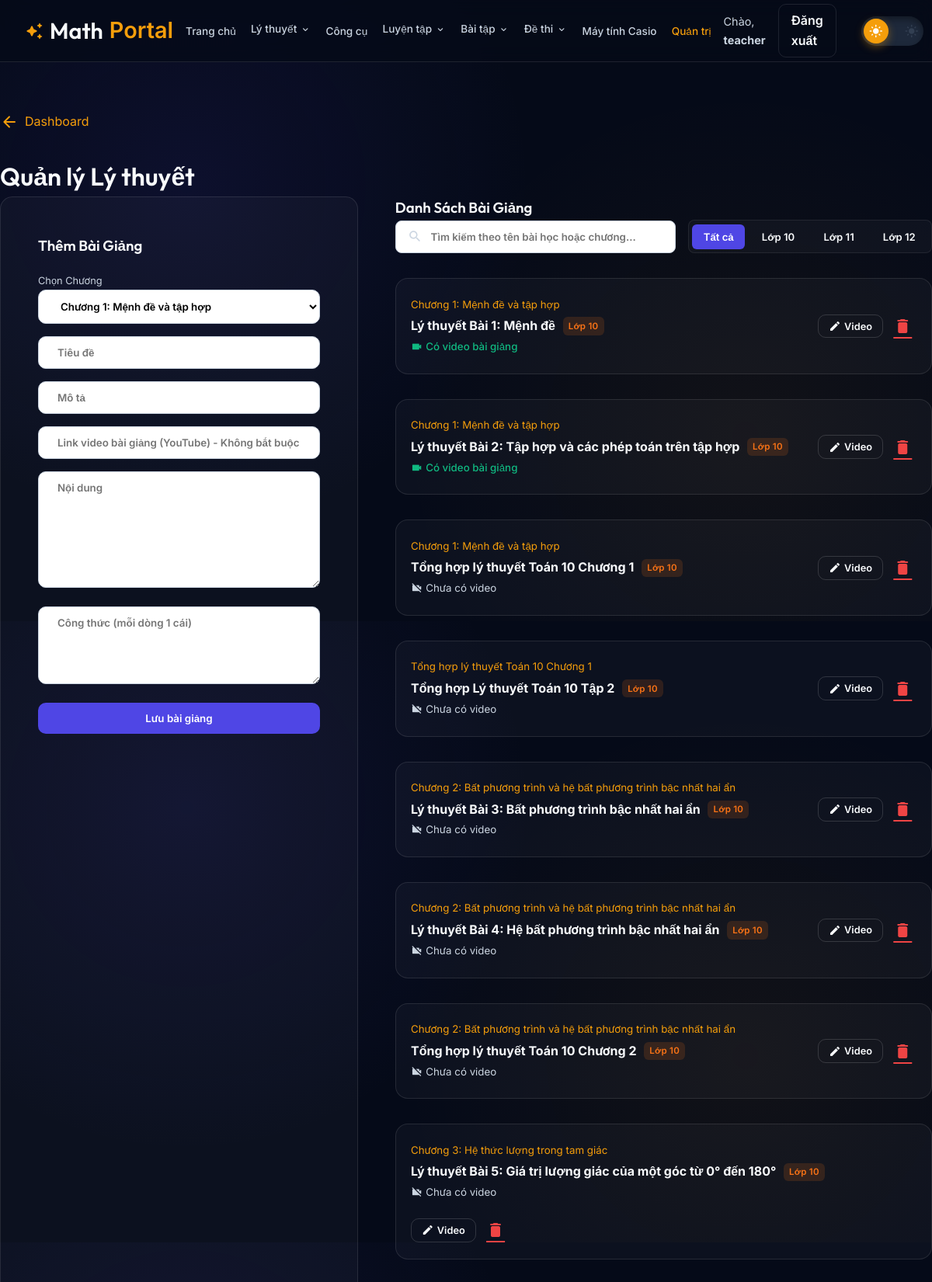
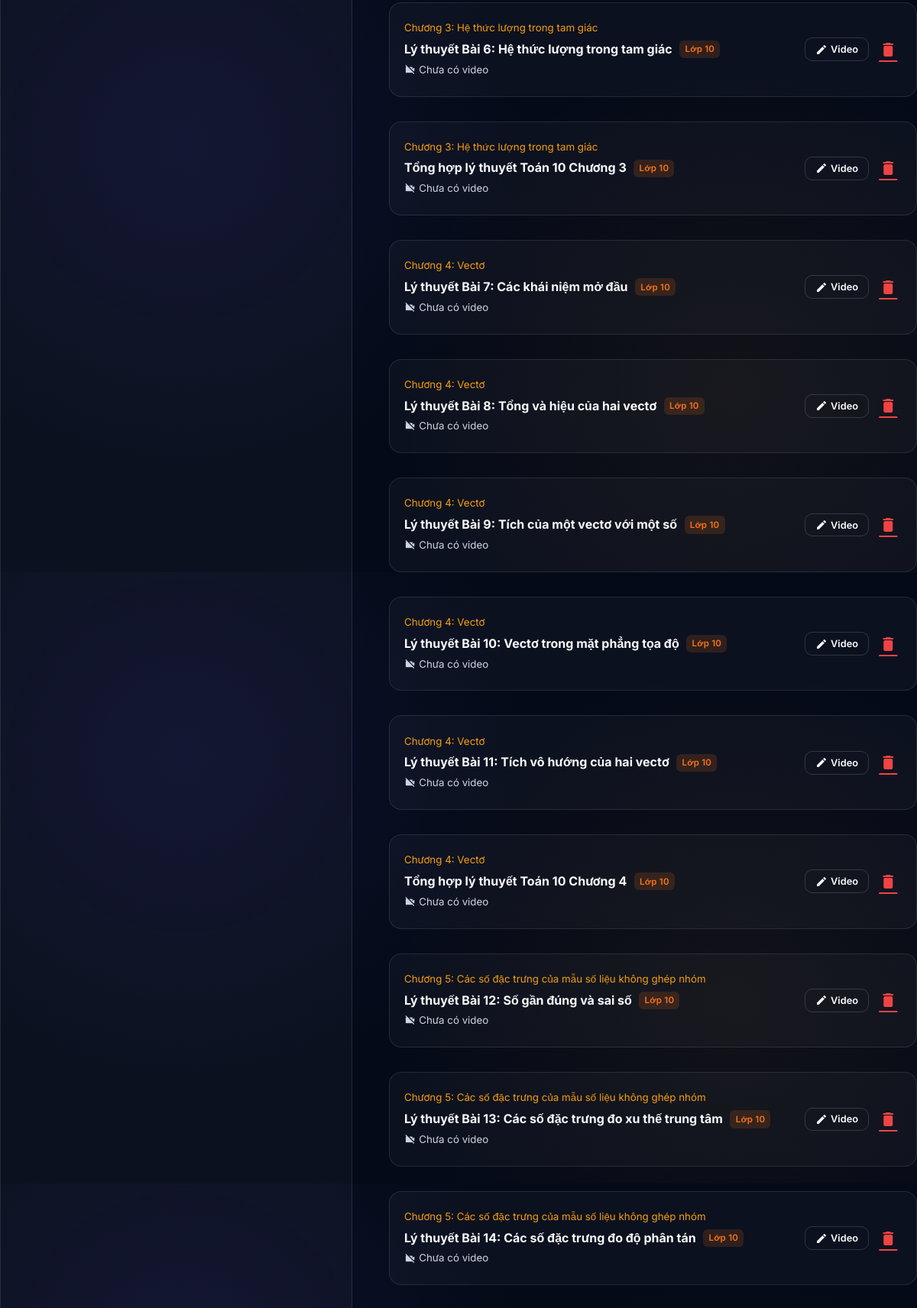
The page /admin/manage_theory.php (signed in, upper part) on the database its author committed (2 pictures, top to bottom).
### tables this page shows
CREATE TABLE `topics` (
  `id` int(11) NOT NULL,
  `chapter_id` int(11) NOT NULL,
  `topic_id_str` varchar(100) NOT NULL,
  `title` varchar(255) NOT NULL,
  `description` text DEFAULT NULL,
  `theory` longtext DEFAULT NULL,
  `video_url` varchar(255) DEFAULT NULL
);

CREATE TABLE `chapters` (
  `id` int(11) NOT NULL,
  `chapter_key` varchar(50) NOT NULL,
  `title` varchar(255) NOT NULL,
  `icon` varchar(50) NOT NULL,
  `grade` int(11) NOT NULL DEFAULT 12
);

### admin/manage_theory.php (the view, shortened to what this page needs)
<?php
require_once '../includes/functions.php';
$chapters = $pdo->query("SELECT * FROM chapters")->fetchAll();
$topics = $pdo->query("SELECT t.*, c.title as chapter_title, c.grade FROM topics t JOIN chapters c ON t.chapter_id = c.id ORDER BY c.grade ASC, c.id ASC, t.id ASC")->fetchAll();
include '../includes/header.php';
?>
<main class="container" style="padding: 4rem 0;">
    <a href="dashboard.php" style="color: var(--accent); text-decoration: none; display: flex; align-items: center; gap: 0.5rem; margin-bottom: 2rem;">
        <span class="material-icons-round">arrow_back</span> Dashboard
    </a>
    <h1>Quản lý Lý thuyết</h1>
    <div style="display: grid; grid-template-columns: 1fr 1.5fr; gap: 3rem;">
        <section class="content-wrapper" style="margin: 0;">
            <h3>Thêm Bài Giảng</h3>
            <form method="POST">
                <div style="margin: 1rem 0;">
                    <label style="font-size: 0.8rem; color: var(--text-muted);">Chọn Chương</label>
                    <select name="chapter_id" class="btn btn-outline" style="width: 100%; text-align: left;">
                        <?php foreach($chapters as $c): ?>
                            <option value="<?php echo $c['id']; ?>"><?php echo $c['title']; ?></option>
                        <?php endforeach; ?>
                    </select>
                </div>
                <input type="text" name="title" placeholder="Tiêu đề" required class="btn btn-outline" style="width: 100%; margin-bottom: 1rem;">
                <input type="text" name="description" placeholder="Mô tả" required class="btn btn-outline" style="width: 100%; margin-bottom: 1rem;">
                <input type="text" name="video_url" placeholder="Link video bài giảng (YouTube) - Không bắt buộc" class="btn btn-outline" style="width: 100%; margin-bottom: 1rem;">
                <textarea name="theory" placeholder="Nội dung" required class="btn btn-outline" style="width: 100%; min-height: 150px; margin-bottom: 1rem;"></textarea>
                <textarea name="formulas" placeholder="Công thức (mỗi dòng 1 cái)" required class="btn btn-outline" style="width: 100%; min-height: 100px; margin-bottom: 1rem;"></textarea>
                <button type="submit" name="add_topic" class="btn btn-primary" style="width: 100%;">Lưu bài giảng</button>
            </form>
        </section>
        <section>
            <h3>Danh Sách Bài Giảng</h3>
            <div style="display: flex; gap: 1rem; margin-bottom: 1.5rem; flex-wrap: wrap; align-items: center;">
                <div style="position: relative; flex-grow: 1; min-width: 250px;">
                    <span class="material-icons-round" style="position: absolute; left: 1rem; top: 50%; transform: translateY(-50%); color: var(--text-muted); font-size: 1.2rem;">search</span>
                    <input type="text" id="theory-search" oninput="applyFilters()" placeholder="Tìm kiếm theo tên bài học hoặc chương..." class="btn btn-outline" style="width: 100%; text-align: left; padding-left: 2.8rem; background: rgba(0,0,0,0.25); height: 42px; border-radius: 8px;">
                </div>
                <div style="display: flex; gap: 0.4rem; background: rgba(255,255,255,0.03); padding: 0.3rem; border-radius: 8px; border: 1px solid rgba(255,255,255,0.08);" class="filter-pills">
                    <button onclick="filterGrade('all', this)" class="btn btn-primary filter-pill active" style="padding: 0.4rem 0.9rem; font-size: 0.82rem; height: 32px; border-radius: 6px;">Tất cả</button>
                    <button onclick="filterGrade('10', this)" class="btn btn-outline filter-pill" style="padding: 0.4rem 0.9rem; font-size: 0.82rem; height: 32px; border-radius: 6px; border-color: transparent; background: transparent;">Lớp 10</button>
                    <button onclick="filterGrade('11', this)" class="btn btn-outline filter-pill" style="padding: 0.4rem 0.9rem; font-size: 0.82rem; height: 32px; border-radius: 6px; border-color: transparent; background: transparent;">Lớp 11</button>
                    <button onclick="filterGrade('12', this)" class="btn btn-outline filter-pill" style="padding: 0.4rem 0.9rem; font-size: 0.82rem; height: 32px; border-radius: 6px; border-color: transparent; background: transparent;">Lớp 12</button>
                </div>
            </div>
            <div id="theory-list">
                <?php if (empty($topics)): ?>
                    <p style="color: var(--text-muted); text-align: center; padding: 2rem;">Chưa có bài học nào.</p>
                <?php else: ?>
                    <?php foreach($topics as $t): ?>
                        <div class="topic-group-item" data-grade="<?php echo $t['grade']; ?>" data-title="<?php echo htmlspecialchars(strtolower($t['title'])); ?>" data-chapter="<?php echo htmlspecialchars(strtolower($t['chapter_title'])); ?>" style="margin-bottom: 1rem;">
                            <div class="content-wrapper" style="padding: 1.2rem; display: flex; justify-content: space-between; align-items: center; flex-wrap: wrap; gap: 1rem;">
                                <div>
                                    <small style="color: var(--accent);"><?php echo $t['chapter_title']; ?></small>
                                    <div style="display: flex; align-items: center; gap: 0.6rem; flex-wrap: wrap; margin: 0.2rem 0;">
                                        <h4 style="margin: 0;"><?php echo $t['title']; ?></h4>
                                        <span style="background: rgba(249, 115, 22, 0.15); color: #f97316; font-size: 0.72rem; font-weight: 600; padding: 0.15rem 0.45rem; border-radius: 6px; letter-spacing: 0.02em;">Lớp <?php echo $t['grade']; ?></span>
                                    </div>
                                    <?php if(!empty($t['video_url'])): ?>
                                        <small style="color: #10b981; display: inline-flex; align-items: center; gap: 0.25rem; font-weight: 500;">
                                            <span class="material-icons-round" style="font-size: 0.95rem;">videocam</span> Có video bài giảng
                                        </small>
                                    <?php else: ?>
                                        <small style="color: var(--text-muted); display: inline-flex; align-items: center; gap: 0.25rem;">
                                            <span class="material-icons-round" style="font-size: 0.95rem;">videocam_off</span> Chưa có video
                                        </small>
                                    <?php endif; ?>
                                </div>
                                <div style="display: flex; gap: 0.5rem; align-items: center;">
                                    <button onclick="toggleVideoEdit(<?php echo $t['id']; ?>)" class="btn btn-outline" style="padding: 0.4rem 0.8rem; font-size: 0.8rem; display: flex; align-items: center; gap: 0.25rem; border-color: rgba(255,255,255,0.15); background: transparent;">
                                        <span class="material-icons-round" style="font-size: 1rem;">edit</span> Video
                                    </button>
                                    <a href="<?php echo BASE_URL; ?>admin/manage_theory.php?delete=<?php echo $t['id']; ?>" onclick="return confirm('Xóa?')" style="color: #ef4444; display: inline-flex; align-items: center; justify-content: center; width: 35px; height: 35px; border-radius: 50%; transition: background 0.3s;" onmouseover="this.style.background='rgba(239, 68, 68, 0.1)'" onmouseout="this.style.background='transparent'">
                                        <span class="material-icons-round">delete</span>
                                    </a>
                                </div>
                            </div>
                        </div>
                    <?php endforeach; ?>
                <?php endif; ?>
            </div>
        </section>
    </div>
</main>
<?php include '../includes/footer.php'; ?>

### assets/css/style.css (style rules this page uses)
:root { --bg-color: #050a18; --card-bg: rgba(255, 255, 255, 0.03); --glass-bg: rgba(255, 255, 255, 0.05); --glass-border: rgba(255, 255, 255, 0.1); --primary: #4f46e5; --primary-light: #818cf8; --accent: #f59e0b; --text-main: #f8fafc; --text-muted: #cbd5e1; --nav-height: 80px; --radius: 16px; --shadow: 0 10px 30px -10px rgba(0, 0, 0, 0.5); --nav-bg: rgba(5, 10, 24, 0.8); }
* { margin: 0; padding: 0; box-sizing: border-box; font-family: 'Inter', sans-serif; }
body { background-color: var(--bg-color); color: var(--text-main); line-height: 1.6; overflow-x: hidden; background-image: radial-gradient(circle at 20% 30%, rgba(79, 70, 229, 0.1) 0%, transparent 40%), radial-gradient(circle at 80% 70%, rgba(245, 158, 11, 0.05) 0%, transparent 40%); min-height: 100vh; transition: background-color 0.4s ease, color 0.4s ease; }
h1, h2, h3, .nav-logo { font-family: 'Outfit', sans-serif; font-weight: 600; }
.container { max-width: 1200px; margin: 0 auto; padding: 0 2rem; }
.btn { display: inline-block; padding: 0.75rem 1.5rem; border-radius: 10px; text-decoration: none; font-weight: 600; transition: all 0.3s ease; cursor: pointer; border: none; }
.btn-primary { background: var(--primary); color: white; }
.btn-outline { background: transparent; border: 1px solid var(--glass-border); color: var(--text-main); }
select, input, textarea { background-color: #ffffff !important; color: #000000 !important; border: 1px solid #cbd5e1 !important; border-radius: 8px; padding: 0.8rem; outline: none; transition: all 0.3s; -webkit-appearance: listbox !important; }
option { background-color: #ffffff !important; color: #000000 !important; padding: 10px; }
.content-wrapper { background: var(--card-bg); border: 1px solid var(--glass-border); border-radius: var(--radius); padding: 3rem; margin: 2rem 0; }
:root { --calc-body: #1a1a1a; --calc-rim: #2d2d2d; --lcd-bg: #8ba88e; --btn-num: #333; --btn-func: #1e1e1e; --btn-shift: #d97706; --btn-alpha: #dc2626; --btn-special: #475569; --text-lcd: #1a2421; }

### rows shown on the page
topics: chapter.title "Chương 1: Mệnh đề và tập hợp", title "Lý thuyết Bài 1: Mệnh đề", chapter.grade "10", shows "Có video bài giảng"
topics: chapter.title "Chương 1: Mệnh đề và tập hợp", title "Lý thuyết Bài 2: Tập hợp và các phép toán trên tập hợp", chapter.grade "10", shows "Có video bài giảng"
topics: chapter.title "Chương 1: Mệnh đề và tập hợp", title "Tổng hợp lý thuyết Toán 10 Chương 1", chapter.grade "10", shows "Chưa có video"
topics: chapter.title "Tổng hợp lý thuyết Toán 10 Chương 1", title "Tổng hợp Lý thuyết Toán 10 Tập 2", chapter.grade "10", shows "Chưa có video"
topics: chapter.title "Chương 2: Bất phương trình và hệ bất phương trình bậc nhất hai ẩn", title "Lý thuyết Bài 3: Bất phương trình bậc nhất hai ẩn", chapter.grade "10", shows "Chưa có video"
topics: chapter.title "Chương 2: Bất phương trình và hệ bất phương trình bậc nhất hai ẩn", title "Lý thuyết Bài 4: Hệ bất phương trình bậc nhất hai ẩn", chapter.grade "10", shows "Chưa có video"
topics: chapter.title "Chương 2: Bất phương trình và hệ bất phương trình bậc nhất hai ẩn", title "Tổng hợp lý thuyết Toán 10 Chương 2", chapter.grade "10", shows "Chưa có video"
topics: chapter.title "Chương 3: Hệ thức lượng trong tam giác", title "Lý thuyết Bài 5: Giá trị lượng giác của một góc từ 0° đến 180°", chapter.grade "10", shows "Chưa có video"
topics: chapter.title "Chương 3: Hệ thức lượng trong tam giác", title "Lý thuyết Bài 6: Hệ thức lượng trong tam giác", chapter.grade "10", shows "Chưa có video"
topics: chapter.title "Chương 3: Hệ thức lượng trong tam giác", title "Tổng hợp lý thuyết Toán 10 Chương 3", chapter.grade "10", shows "Chưa có video"
topics: chapter.title "Chương 4: Vectơ", title "Lý thuyết Bài 7: Các khái niệm mở đầu", chapter.grade "10", shows "Chưa có video"
topics: chapter.title "Chương 4: Vectơ", title "Lý thuyết Bài 8: Tổng và hiệu của hai vectơ", chapter.grade "10", shows "Chưa có video"
topics: chapter.title "Chương 4: Vectơ", title "Lý thuyết Bài 9: Tích của một vectơ với một số", chapter.grade "10", shows "Chưa có video"
topics: chapter.title "Chương 4: Vectơ", title "Lý thuyết Bài 10: Vectơ trong mặt phẳng tọa độ", chapter.grade "10", shows "Chưa có video"
topics: chapter.title "Chương 4: Vectơ", title "Lý thuyết Bài 11: Tích vô hướng của hai vectơ", chapter.grade "10", shows "Chưa có video"
topics: chapter.title "Chương 4: Vectơ", title "Tổng hợp lý thuyết Toán 10 Chương 4", chapter.grade "10", shows "Chưa có video"
topics: chapter.title "Chương 5: Các số đặc trưng của mẫu số liệu không ghép nhóm", title "Lý thuyết Bài 12: Số gần đúng và sai số", chapter.grade "10", shows "Chưa có video"
topics: chapter.title "Chương 5: Các số đặc trưng của mẫu số liệu không ghép nhóm", title "Lý thuyết Bài 13: Các số đặc trưng đo xu thế trung tâm", chapter.grade "10", shows "Chưa có video"
topics: chapter.title "Chương 5: Các số đặc trưng của mẫu số liệu không ghép nhóm", title "Lý thuyết Bài 14: Các số đặc trưng đo độ phân tán", chapter.grade "10", shows "Chưa có video"

### other values the page prints
$_SESSION['user']['username'] "teacher"
form field chapter_id "Chương 1: Mệnh đề và tập hợp"
